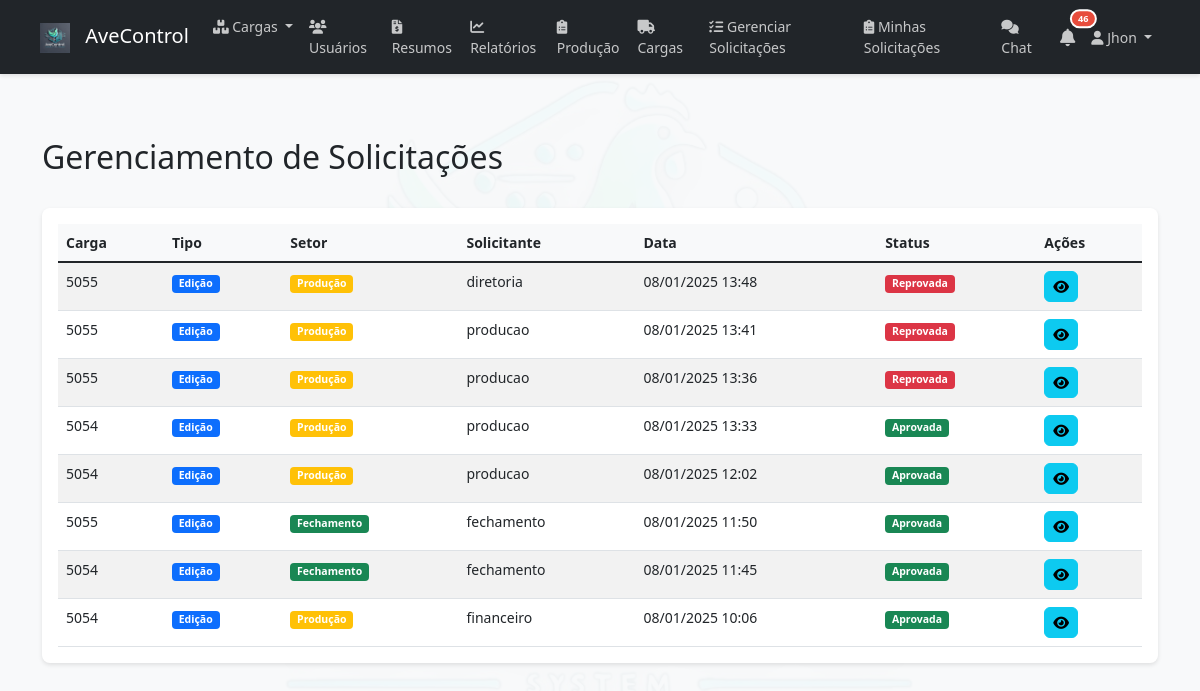
/solicitacoes/ (signed in), run on the app's committed database.
### models/usuario.py (models this page shows, shortened)
class Usuario(UserMixin, db.Model):
    __tablename__ = 'usuarios'
    id = db.Column(db.Integer, primary_key=True)
    nome = db.Column(db.String(100), nullable=False)
    email = db.Column(db.String(120), unique=True, nullable=False)
    tipo = db.Column(db.String(50), nullable=False)
    senha_hash = db.Column(db.String(255), nullable=False)
    ativo = db.Column(db.Boolean, default=True)
    data_criacao = db.Column(db.DateTime, default=datetime.utcnow)
    ultimo_acesso = db.Column(db.DateTime)
    historicos_carga = relationship('HistoricoCarga',
                                  back_populates='usuario',
                                  primaryjoin="Usuario.id == HistoricoCarga.usuario_id",
                                  cascade='all, delete-orphan')

### models/solicitacao.py (models this page shows, shortened)
class Solicitacao(db.Model):
    __tablename__ = 'solicitacoes'
    id = db.Column(db.Integer, primary_key=True)
    carga_id = db.Column(db.Integer, db.ForeignKey('cargas.id', ondelete='CASCADE'), nullable=False)
    tipo = db.Column(db.String(20), nullable=False)  # TipoSolicitacao
    setor = db.Column(db.String(20), nullable=False)  # SetorSolicitacao
    motivo = db.Column(db.Text, nullable=False)
    status = db.Column(db.String(20), default=StatusSolicitacao.PENDENTE)  # StatusSolicitacao
    criado_em = db.Column(db.DateTime, default=lambda: datetime.now(Config.TIMEZONE))
    atualizado_em = db.Column(db.DateTime, default=lambda: datetime.now(Config.TIMEZONE), onupdate=lambda: datetime.now(Config.TIMEZONE))
    solicitado_por_id = db.Column(db.Integer, db.ForeignKey('usuarios.id'), nullable=False)
    analisado_por_id = db.Column(db.Integer, db.ForeignKey('usuarios.id'))
    analisado_em = db.Column(db.DateTime)
    observacao_analise = db.Column(db.Text)
    verificado_por_id = db.Column(db.Integer, db.ForeignKey('usuarios.id'))  # Para solicitações de edição
    verificado_em = db.Column(db.DateTime)  # Para solicitações de edição
    carga = db.relationship('Carga', backref=db.backref('solicitacoes', passive_deletes=True))
    solicitado_por = db.relationship('Usuario', foreign_keys=[solicitado_por_id], backref='solicitacoes_feitas')
    analisado_por = db.relationship('Usuario', foreign_keys=[analisado_por_id], backref='solicitacoes_analisadas')
    verificado_por = db.relationship('Usuario', foreign_keys=[verificado_por_id], backref='solicitacoes_verificadas')

### models/carga.py (models this page shows)
class Carga(db.Model):
    __tablename__ = 'cargas'
    STATUS_PENDENTE = 'pendente'
    STATUS_EM_ANDAMENTO = 'em_andamento'
    STATUS_CONCLUIDA = 'concluida'
    STATUS_CANCELADA = 'cancelada'
    id = db.Column(db.Integer, primary_key=True)
    numero_carga = db.Column(db.String(50), unique=True, nullable=False)
    tipo_ave = db.Column(db.String(50), nullable=False)
    quantidade_cargas = db.Column(db.Integer, nullable=False)
    ordem_carga = db.Column(db.String(10), nullable=False)
    data_abate = db.Column(db.Date, nullable=False)
    dia_semana = db.Column(db.String(20))
    agenciador = db.Column(db.String(100))
    motorista = db.Column(db.String(100))
    motorista_outro = db.Column(db.String(100))
    transportadora = db.Column(db.String(100))
    placa_veiculo = db.Column(db.String(20))
    km_saida = db.Column(db.Float, default=0)
    km_chegada = db.Column(db.Float, default=0)
    km_rodados = db.Column(db.Float, default=0)
    valor_km = db.Column(db.Float, default=0)
    valor_frete = db.Column(db.Float, default=0)
    status_frete = db.Column(db.String(50))
    status = db.Column(db.String(50), default=STATUS_PENDENTE)
    status_atualizado_em = db.Column(db.DateTime)
    status_atualizado_por_id = db.Column(db.Integer, db.ForeignKey('usuarios.id'))
    status_atualizado_por = db.relationship('Usuario', foreign_keys=[status_atualizado_por_id])
    caixas_vazias = db.Column(db.Integer, default=0)
    quantidade_caixas = db.Column(db.Integer, default=0)
    produtor = db.Column(db.String(100))
    uf_produtor = db.Column(db.String(2))
    numero_nfe = db.Column(db.String(50))
    data_nfe = db.Column(db.Date)
    numero_gta = db.Column(db.String(50))
    data_gta = db.Column(db.Date)
    peso_granja = db.Column(db.Float, default=0)
    peso_frigorifico = db.Column(db.Float, default=0)
    percentual_quebra = db.Column(db.Float, default=0)
    quebra_peso = db.Column(db.Float, default=0)
    motivo_alta_quebra = db.Column(db.Text)
    pedagios = db.Column(db.Float, default=0)
    outras_despesas = db.Column(db.Float, default=0)
    abastecimento_empresa = db.Column(db.Float, default=0)
    abastecimento_posto = db.Column(db.Float, default=0)
    adiantamento = db.Column(db.Float, default=0)
    valor_pagar = db.Column(db.Float, default=0)
    nota_aprovada = db.Column(db.Boolean, default=False)
    aprovado_por_id = db.Column(db.Integer, db.ForeignKey('usuarios.id'))
    aprovado_em = db.Column(db.DateTime)
    nota_autorizada = db.Column(db.Boolean, default=False)
    autorizado_por_id = db.Column(db.Integer, db.ForeignKey('usuarios.id'))
    autorizado_em = db.Column(db.DateTime)
    assinatura_autorizacao = db.Column(db.String(500))
    status_balanca = db.Column(db.String(20), default='pendente')  # pendente, em_verificacao, aprovado
    status_producao = db.Column(db.String(20), default='pendente')  # pendente, em_verificacao, aprovado
    status_fechamento = db.Column(db.String(20), default='pendente')  # pendente, em_verificacao, aprovado
    motivo_verificacao_balanca = db.Column(db.Text)
    motivo_verificacao_producao = db.Column(db.Text)
    motivo_verificacao_fechamento = db.Column(db.Text)
    data_verificacao_balanca = db.Column(db.DateTime)
    data_verificacao_producao = db.Column(db.DateTime)
    data_verificacao_fechamento = db.Column(db.DateTime)
    verificado_por_balanca_id = db.Column(db.Integer, db.ForeignKey('usuarios.id', name='fk_verificado_por_balanca'))
    verificado_por_producao_id = db.Column(db.Integer, db.ForeignKey('usuarios.id', name='fk_verificado_por_producao'))
    verificado_por_fechamento_id = db.Column(db.Integer, db.ForeignKey('usuarios.id', name='fk_verificado_por_fechamento'))
    verificado_por_balanca = db.relationship('Usuario', foreign_keys=[verificado_por_balanca_id])
    verificado_por_producao = db.relationship('Usuario', foreign_keys=[verificado_por_producao_id])
    verificado_por_fechamento = db.relationship('Usuario', foreign_keys=[verificado_por_fechamento_id])
    criado_em = db.Column(db.DateTime, default=datetime.now(UTC))
    atualizado_em = db.Column(db.DateTime, default=datetime.now(UTC), onupdate=datetime.now(UTC))
    criado_por_id = db.Column(db.Integer, db.ForeignKey('usuarios.id'))
    atualizado_por_id = db.Column(db.Integer, db.ForeignKey('usuarios.id'))
    criado_por = db.relationship('Usuario', foreign_keys=[criado_por_id])
    atualizado_por = db.relationship('Usuario', foreign_keys=[atualizado_por_id])
    aprovado_por = db.relationship('Usuario', foreign_keys=[aprovado_por_id], backref='cargas_aprovadas')
    autorizado_por = db.relationship('Usuario', foreign_keys=[autorizado_por_id], backref='cargas_autorizadas')
    subcargas = db.relationship('SubCarga', backref='carga', lazy=True)
    producoes = db.relationship('Producao', backref='carga', lazy=True)
    fechamento = db.relationship('Fechamento', back_populates='carga', uselist=False)
    historicos = db.relationship('HistoricoCarga', back_populates='carga', cascade='all, delete-orphan')

### routes/solicitacoes.py (the view)
@solicitacoes_bp.route('/')
@login_required
def index():
    if current_user.tipo not in ['gerente', 'admin']:
        flash('Acesso negado.', 'danger')
        return redirect(url_for('main.index'))
    solicitacoes = Solicitacao.query.order_by(Solicitacao.criado_em.desc()).all()
    solicitacoes_dict = [solicitacao_to_dict(s) for s in solicitacoes]
    return render_template('solicitacoes/listar_solicitacoes.html', solicitacoes=solicitacoes, solicitacoes_json=solicitacoes_dict)

### templates/solicitacoes/listar_solicitacoes.html (shortened to what this page needs)
{% extends 'base.html' %}
{% block content %}
<div class="container mt-4">
    <div class="d-flex justify-content-between align-items-center mb-4">
        <h2>Gerenciamento de Solicitações</h2>
    </div>
    <div class="card">
        <div class="card-body">
            <div class="table-responsive">
                <table class="table table-striped">
                    <thead>
                        <tr>
                            <th>Carga</th>
                            <th>Tipo</th>
                            <th>Setor</th>
                            <th>Solicitante</th>
                            <th>Data</th>
                            <th>Status</th>
                            <th>Ações</th>
                        </tr>
                    </thead>
                    <tbody>
                        {% for solicitacao in solicitacoes %}
                        <tr>
                            <td>{{ solicitacao.carga.numero_carga }}</td>
                            <td>
                                {% if solicitacao.tipo == 'revisao' %}
                                    <span class="badge bg-info">Revisão</span>
                                {% elif solicitacao.tipo == 'edicao' %}
                                    <span class="badge bg-primary">Edição</span>
                                {% else %}
                                    <span class="badge bg-danger">Exclusão</span>
                                {% endif %}
                            </td>
                            <td>
                                {% if solicitacao.setor == 'balanca' %}
                                    <span class="badge bg-primary">Balança</span>
                                {% elif solicitacao.setor == 'fechamento' %}
                                    <span class="badge bg-success">Fechamento</span>
                                {% else %}
                                    <span class="badge bg-warning">Produção</span>
                                {% endif %}
                            </td>
                            <td>{{ solicitacao.solicitado_por.nome }}</td>
                            <td>{{ solicitacao.criado_em.strftime('%d/%m/%Y %H:%M') }}</td>
                            <td>
                                {% if solicitacao.status == 'pendente' %}
                                    <span class="badge bg-warning">Pendente</span>
                                {% elif solicitacao.status == 'aprovada' %}
                                    <span class="badge bg-success">Aprovada</span>
                                {% else %}
                                    <span class="badge bg-danger">Reprovada</span>
                                {% endif %}
                            </td>
                            <td>
                                <button
                                    class="btn btn-sm btn-info"
                                    onclick="verDetalhes({{ solicitacao.id }})"
                                    title="Ver Detalhes"
                                >
                                    <i class="fas fa-eye"></i>
                                </button>
                            </td>
                        </tr>
                        {% endfor %}
                    </tbody>
                </table>
            </div>
        </div>
    </div>
</div>
{% endblock %}

### templates/base.html (shortened to what this page needs)
<!DOCTYPE html>
<html lang="pt-br">
<head>
    <link href="https://cdn.jsdelivr.net/npm/bootstrap@5.1.3/dist/css/bootstrap.min.css" rel="stylesheet">
    <link rel="stylesheet" href="https://cdnjs.cloudflare.com/ajax/libs/font-awesome/6.0.0/css/all.min.css">
    <link rel="stylesheet" href="https://cdn.jsdelivr.net/npm/sweetalert2@11/dist/sweetalert2.min.css">
</head>
<body>
    <nav class="navbar navbar-expand-lg navbar-dark bg-dark">
        <div class="container-fluid px-3 px-sm-4">
            <a class="navbar-brand" href="{{ url_for('auth.index') }}">
                <img src="{{ url_for('static', filename='logo2.png') }}" alt="AveControl Logo" style="height: 30px; margin-right: 10px;">
                AveControl
            </a>
            <div class="collapse navbar-collapse" id="navbarNav">
                <ul class="navbar-nav me-auto">
                    {% if current_user.is_authenticated %}
                        <li class="nav-item dropdown">
                            <a class="nav-link dropdown-toggle" href="#" id="navbarDropdown" role="button" data-bs-toggle="dropdown">
                                <i class="fas fa-boxes"></i> Cargas
                            </a>
                        </li>
                        {% if current_user.tipo == 'gerente' %}
                        <li class="nav-item">
                            <a class="nav-link" href="{{ url_for('usuarios.index') }}">
                                <i class="fas fa-users"></i> Usuários
                            </a>
                        </li>
                        {% endif %}
                        {% if current_user.tipo in ['gerente', 'diretoria', 'transportadora', 'financeiro'] %}
                        <li class="nav-item">
                            <a class="nav-link" href="{{ url_for('resumos.index') }}">
                                <i class="fas fa-file-invoice-dollar"></i> Resumos
                            </a>
                        </li>
                        <li class="nav-item">
                            <a class="nav-link" href="{{ url_for('relatorios.index') }}">
                                <i class="fas fa-chart-line"></i> Relatórios
                            </a>
                        </li>
                        {% endif %}
                        {% if current_user.tipo in ['producao', 'gerente'] %}
                            <li class="nav-item">
                                <a class="nav-link" href="{{ url_for('cargas.producao') }}">
                                    <i class="fas fa-clipboard-list"></i> Produção
                                </a>
                            </li>
                        {% endif %}
                        <li class="nav-item">
                            <a class="nav-link" href="{{ url_for('cargas.listar_cargas') }}">
                                <i class="fas fa-truck"></i> Cargas
                            </a>
                        </li>
                        {% if current_user.tipo in ['gerente', 'admin'] %}
                        <li class="nav-item">
                            <a class="nav-link" href="{{ url_for('solicitacoes.listar_solicitacoes') }}">
                                <i class="fas fa-tasks"></i> Gerenciar Solicitações
                            </a>
                        </li>
                        {% endif %}
                        <li class="nav-item">
                            <a class="nav-link" href="{{ url_for('solicitacoes.minhas_solicitacoes') }}">
                                <i class="fas fa-clipboard-list"></i> Minhas Solicitações
                            </a>
                        </li>
                        <li class="nav-item">
                            <a class="nav-link" href="{{ url_for('chat.index') }}">
                                <i class="fas fa-comments"></i> Chat
                            </a>
                        </li>
                    {% endif %}
                </ul>
                {% if current_user.is_authenticated %}
                <ul class="navbar-nav">
                    {% include 'components/notificacoes.html' %}
                    <li class="nav-item dropdown">
                        <a class="nav-link dropdown-toggle" href="#" id="userDropdown" role="button" data-bs-toggle="dropdown">
                            <i class="fas fa-user"></i> {{ current_user.nome }}
                        </a>
                    </li>
                </ul>
                {% endif %}
            </div>
        </div>
    </nav>
    <div class="container-fluid mt-4">
        {% block content %}{% endblock %}
    </div>
</body>
</html>

### data on the page
Usuario: nome "Jhon"
Solicitacao: carga.numero_carga "5055", tipo "Edição", setor "Produção", solicitado_por.nome "diretoria", criado_em "08/01/2025 13:48", status "Reprovada"
Solicitacao: carga.numero_carga "5055", tipo "Edição", setor "Produção", solicitado_por.nome "producao", criado_em "08/01/2025 13:41", status "Reprovada"
Solicitacao: carga.numero_carga "5055", tipo "Edição", setor "Produção", solicitado_por.nome "producao", criado_em "08/01/2025 13:36", status "Reprovada"
Solicitacao: carga.numero_carga "5054", tipo "Edição", setor "Produção", solicitado_por.nome "producao", criado_em "08/01/2025 13:33", status "Aprovada"
Solicitacao: carga.numero_carga "5054", tipo "Edição", setor "Produção", solicitado_por.nome "producao", criado_em "08/01/2025 12:02", status "Aprovada"
Solicitacao: carga.numero_carga "5055", tipo "Edição", setor "Fechamento", solicitado_por.nome "fechamento", criado_em "08/01/2025 11:50", status "Aprovada"
Solicitacao: carga.numero_carga "5054", tipo "Edição", setor "Fechamento", solicitado_por.nome "fechamento", criado_em "08/01/2025 11:45", status "Aprovada"
Solicitacao: carga.numero_carga "5054", tipo "Edição", setor "Produção", solicitado_por.nome "financeiro", criado_em "08/01/2025 10:06", status "Aprovada"
